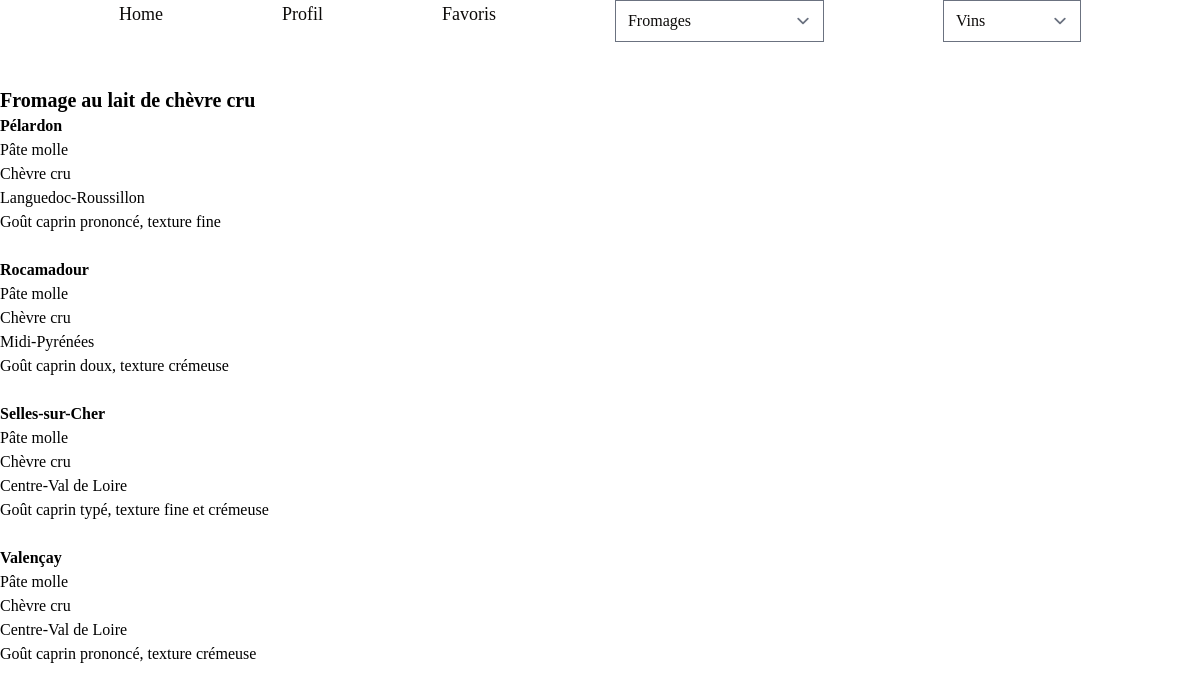
The app's page /products/raw-goat-cheeses/, older data.
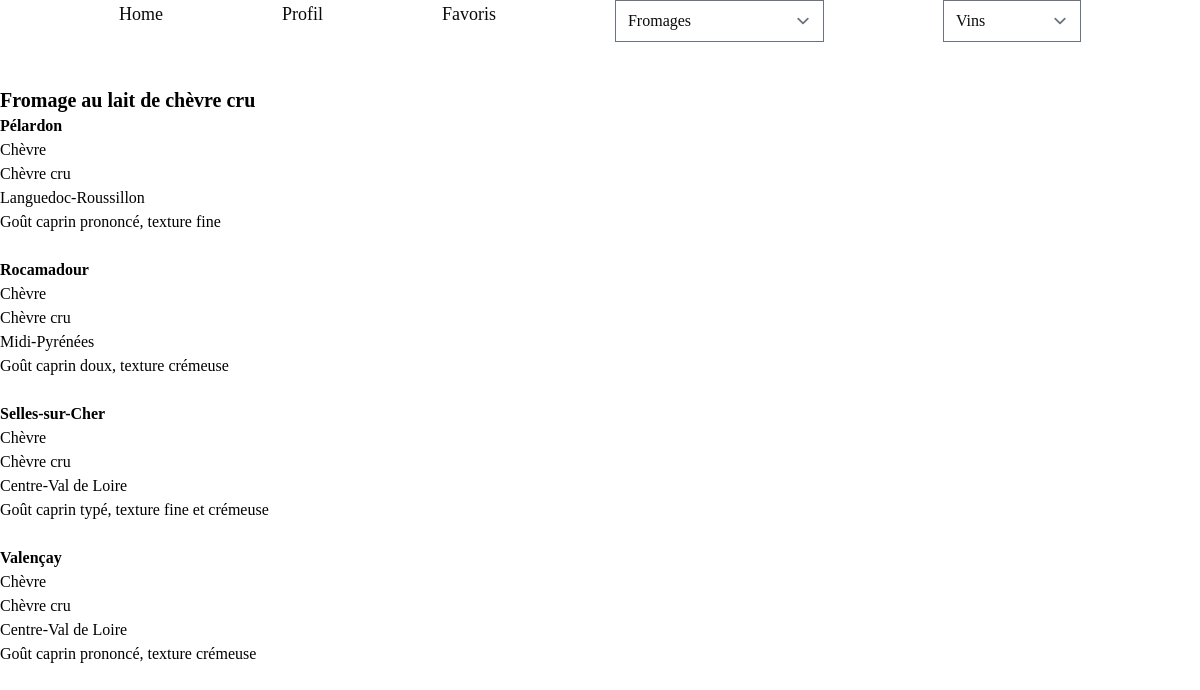
The same page, newer data.
### products/models.py (models this page shows, shortened)
class Cheese(models.Model):
    name = models.CharField(max_length=200)
    family = models.CharField(max_length=200)
    type_of_milk = models.CharField(max_length=200)
    region = models.CharField(max_length=200)
    description = models.TextField(max_length=500)
    created_at = models.DateTimeField(auto_now_add=True)
    updated_at = models.DateTimeField(auto_now=True, null=True, blank=True)
    class Meta:
        verbose_name = "cheese"
        verbose_name_plural = "cheeses"

### products/views.py (the view)
# urls.py: path('raw-goat-cheeses/', RawGoatCheeses.as_view(), name="raw-goat-cheeses"),
class RawGoatCheeses(TemplateView):
    template_name = "raw-goat-cheeses.html"

### frometon/context_processors.py (called while the page is built)
def get_cheeses(request):
    cheeses = Cheese.objects.all()
    return {'cheeses': cheeses}

def get_wines(request):
    wines = Wine.objects.all()
    return {'wines': wines}

def cheese_categories(request):
    types_of_milk = Cheese.objects.values_list('type_of_milk', flat=True).distinct()
    return {'cheese_categories': types_of_milk}

def wine_categories(request):
    colors = Wine.objects.values_list('color', flat=True).distinct()
    return {'wine_categories': colors}

def cheese_families(request):
    families = Cheese.objects.values_list('family', flat=True).distinct()
    return {'cheese_families': families}

### products/templates/raw-goat-cheeses.html
{% extends 'base.html' %}
    {% block content %}
        <h2 class="font-semibold text-xl">Fromage au lait de chèvre cru</h2>
        {% for cheese in cheeses %}
            {% if cheese.type_of_milk == "Chèvre cru" %}
                <h3 class="font-semibold">{{ cheese.name }}</h3>
                <p>{{ cheese.family }}</p>
                <p>{{ cheese.type_of_milk }}</p>
                <p>{{ cheese.region }}</p>
                <p>{{ cheese.description }}</p>
                <br />
            {% endif %}
        {% endfor %}
    {% endblock content %}

### frometon/templates/base.html (shortened to what this page needs)
{% load static tailwind_tags %}
<!DOCTYPE html>
<html lang="en">
    <head>
        {% tailwind_css %}
    </head>
    <body class="font-serif bg-white">
        <nav class="flex flex-row justify-evenly mb-5 text-stone-950 text-lg text-center font-medium">
            <a href="{% url 'home' %}" class="hover:underline">Home</a>
                <a href="{% url 'profile' id=request.user.id %}" class="hover:underline">Profil</a>
                <a href="{% url 'favourites' id=request.user.id %}" class="hover:underline">Favoris</a>
                <select onchange="location = this.value;">
                    <option>Fromages</option>
                </select>
                <select onchange="location = this.value;">
                    <option>Vins</option>
                </select>
          </nav>
          <br/>
        {% block body %}
            {% block content %}
            {% endblock %}
        {% endblock %}
    </body>
</html>

Row changes from the older to the newer data that the page shows:
changed Cheese "Pélardon": family "Pâte molle" → "Chèvre"
changed Cheese "Rocamadour": family "Pâte molle" → "Chèvre"
changed Cheese "Selles-sur-Cher": family "Pâte molle" → "Chèvre"
changed Cheese "Valençay": family "Pâte molle" → "Chèvre"
